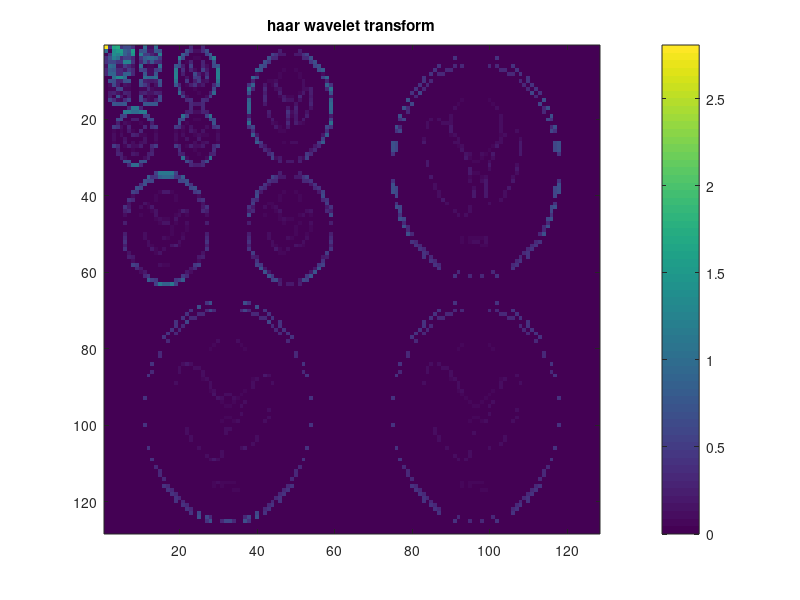
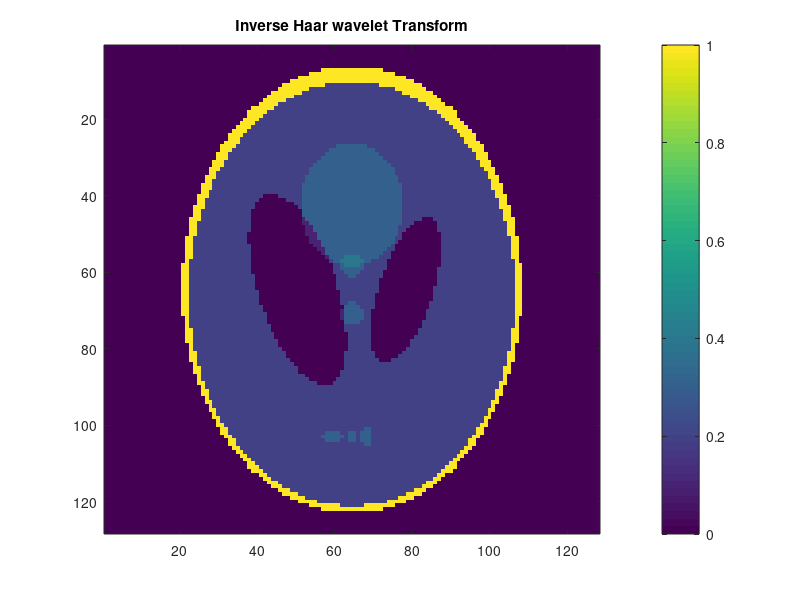

MATLAB code for these plots, in order:
function [  ] = q1( )
    %finding haar_LLevel
    s_image=128;
    f = double(phantom(s_image));
    w=haar_LLevel(f,log2(s_image));
    figure;imagesc(log(1+abs(w)));colorbar;title('haar wavelet transform');
    f_out=invhaar_LLevel(w,log2(s_image));
    figure;imagesc(f_out);colorbar;title('Inverse Haar wavelet Transform');
    
end

function[w]=haar_LLevel(f,steps)
    s1=size(f,1);
    w=haar_oneLevel(f);
    for k=1:steps-1
        w(1:s1/2,1:s1/2)=haar_oneLevel(w(1:s1/2,1:s1/2));
        s1=s1/2;
    end
    
end

function w = haar_oneLevel(x)
    [M,N] = size(x);
    if M~=N
       error('image must be square');
    end

    if 2^round(log2(M))~=M
       error('sidelength must be power of two');
    end

    h00 = [1 1; 1 1]/2;
    h01 = [-1 1; -1 1]/2;
    h10 = [-1 -1; 1 1]/2;
    h11 = [1 -1; -1 1]/2;

    w00 = conv2(x,h00,'same');
    w00 = w00(1:2:end,1:2:end);

    w01 = conv2(x,h01,'same');
    w01 = w01(1:2:end,1:2:end);

    w10 = conv2(x,h10,'same');
    w10 = w10(1:2:end,1:2:end);

    w11 = conv2(x,h11,'same');
    w11 = w11(1:2:end,1:2:end);

    w = [w00 w01; w10 w11];

end

function [x] = invhaar_oneLevel(w)

[M,N] = size(w);
if M~=N
   error('image must be square');
end

if 2^round(log2(M))~=M
   error('sidelength must be power of two');
end

wup = kron(w,[0 0; 0 1]);

h00 = [1 1; 1 1]/2;
h01 = [1 -1; 1 -1]/2;
h10 = [1 1; -1 -1]/2;
h11 = [1 -1; -1 1]/2;


w00 = wup(1:M,1:M);
x00 = conv2(w00,h00,'same');

w01 = wup(1:M,((1:M)+M));
x01 = conv2(w01,h01,'same');

w10 = wup(((1:M)+M),1:M);
x10 = conv2(w10,h10,'same');

w11 = wup(((1:M)+M),((1:M)+M));
x11 = conv2(w11,h11,'same');

x = (x00+x01+x10+x11);
end

function[f]=invhaar_LLevel(w,num_steps)
    f=w;
    [s1,s2]=size(w);
    for i=num_steps:-1:1
        s_temp=power(2,i-1);
        %display(s_temp);
        f(1:s1/s_temp,1:s2/s_temp)=invhaar_oneLevel(f(1:s1/s_temp,1:s2/s_temp));
    end
    
end






